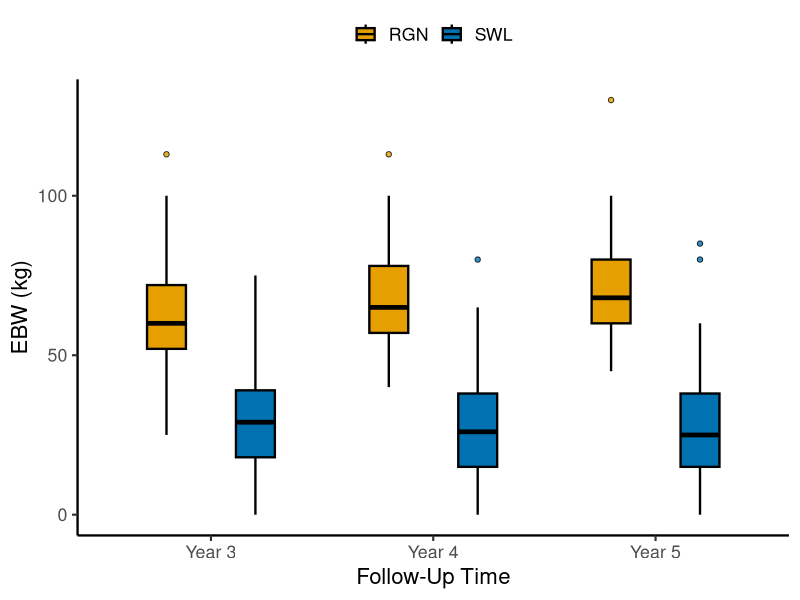

Here is the R script that generated this plot:
library(ggplot2)
library(here)
setwd(here::here("figures/FigS2"))

df = read.csv("data_ebw_cohort.csv", stringsAsFactors = FALSE)

outlier_rows = do.call(rbind, lapply(seq_len(nrow(df)), function(i) {
  outs = df$outliers[i]
  if (is.na(outs) || outs == "") return(NULL)
  vals = as.numeric(strsplit(outs, ";")[[1]])
  data.frame(time = df$time[i], class = as.character(df$class[i]), value = vals)
}))

df$class = as.character(df$class)
df$time_f = factor(df$time)
colors = c("1" = "#E69F00", "2" = "#0072B2")

dodge_width = 0.8
x_levels = levels(df$time_f)
offsets = c("1" = -dodge_width / 4, "2" = dodge_width / 4)
outlier_rows$x_pos = as.numeric(factor(as.character(outlier_rows$time), levels = x_levels)) +
  offsets[as.character(outlier_rows$class)]
outlier_rows$fill_col = colors[as.character(outlier_rows$class)]

p = ggplot(df, aes(x = time_f, fill = class, group = interaction(time_f, class))) +
  geom_boxplot(
    aes(ymin = ymin, lower = lower, middle = middle, upper = upper, ymax = ymax),
    stat = "identity",
    position = position_dodge(width = dodge_width),
    width = 0.35, linewidth = 0.8, color = "black", outlier.shape = NA
  ) +
  geom_point(
    data = outlier_rows,
    aes(x = x_pos, y = value),
    fill = outlier_rows$fill_col,
    size = 1.5, alpha = 0.8, shape = 21, color = "black", inherit.aes = FALSE
  ) +
  scale_fill_manual(values = colors, name = NULL,
                    labels = c("1" = "RGN", "2" = "SWL")) +
  scale_x_discrete(labels = c("3" = "Year 3", "4" = "Year 4", "5" = "Year 5")) +
  scale_y_continuous(breaks = c(0, 50, 100)) +
  labs(
    x = "Follow-Up Time",
    y = "EBW (kg)"
  ) +
  theme_classic(base_size = 16) +
  theme(
    legend.position = "top",
    axis.line = element_line(linewidth = 0.8)
  )

ggsave("figs2_ebw_cohort.png", p, width = 5, height = 4, dpi = 800, bg = "white")
